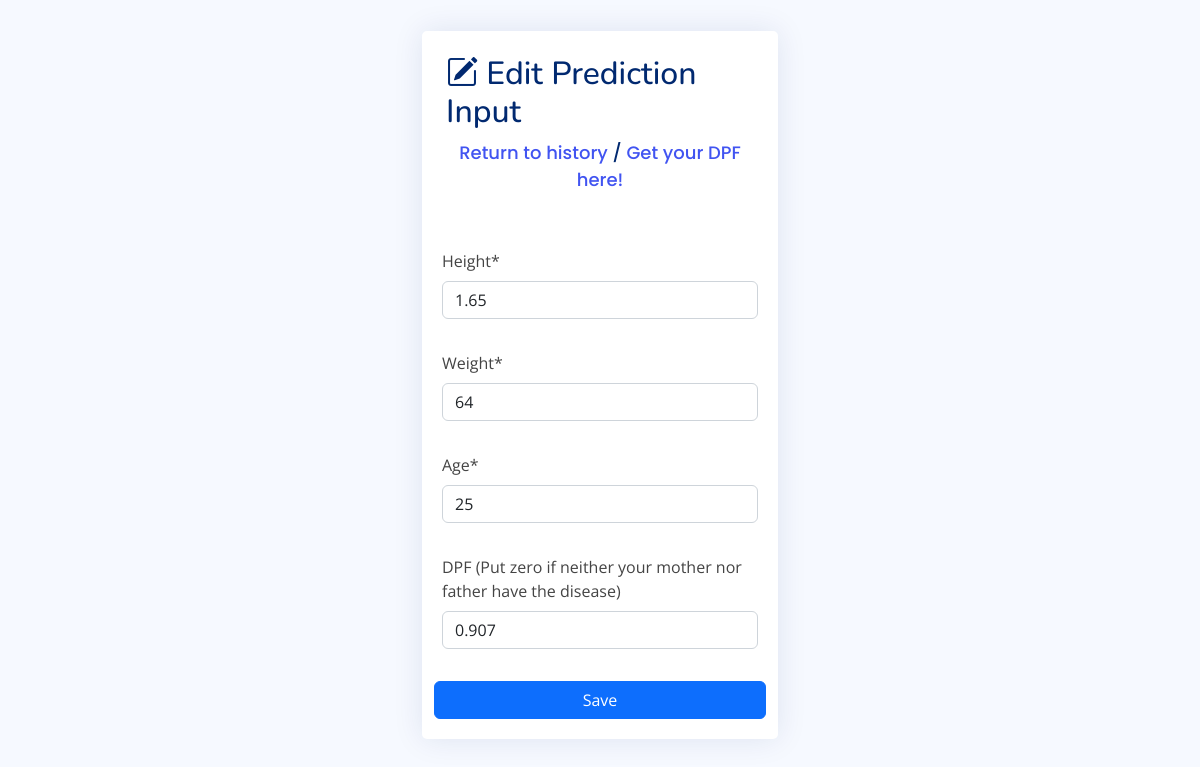
/history/predictions/3 (signed in), run on the app's committed database.
### dashboard/models.py (models this page shows, shortened)
class PredictionData(models.Model):
	author = models.ForeignKey(User, on_delete=models.CASCADE)
	height = models.FloatField(null=True)
	weight = models.PositiveIntegerField(null=True)
	age = models.PositiveIntegerField(null=True)
	date = models.DateTimeField(auto_now_add=True)
	dpf = models.FloatField(default=0)
	bmi = models.FloatField(blank=True)
	predictions = models.PositiveIntegerField(blank=True)

### dashboard/views.py (the view)
# urls.py: path('history/predictions/<int:pk>', views.predictionEdit, name='prediction-edit'),
@login_required
def predictionEdit(request, pk):
	predictionSingleInfo = PredictionData.objects.get(id=pk)
	if request.method == 'POST':
		form_prediction = EditPredictionDataForm(request.POST, instance=predictionSingleInfo)
		if form_prediction.is_valid():
			form_prediction.save()
			return redirect('dashboard-history')
	else:
		form_prediction = EditPredictionDataForm(instance=predictionSingleInfo)
	context = {
		'predictionSingleInfo': predictionSingleInfo,
		'form_prediction': form_prediction,
	}
	return render(request, 'dashboard/edit-prediction-history.html', context)

### dashboard/forms.py
class EditPredictionDataForm(forms.ModelForm):
	dpf = forms.CharField(label="DPF (Put zero if neither your mother nor father have the disease)", required=False)
	class Meta:
		model = PredictionData
		fields = ['height', 'weight', 'age', 'dpf']

### templates/dashboard/edit-prediction-history.html (shortened to what this page needs)
{% extends 'partials/baselogin.html' %}
{% load crispy_forms_tags %}
{% block content %}
<div class="container">
	<div class="row align-items-center justify-content-center" style="height:100vh;">
		<div class="col-md-4">
			<div class="card">
				<div class="card-title p-4">
					<h2><i class="bi bi-pencil-square"></i> Edit Prediction Input</h2>
					<div class="text-center">
						<a href="{% url 'dashboard-history' %}">Return to history</a> /
          				<a href="#" data-bs-toggle="modal" data-bs-target="#exampleModal">Get your DPF here!</a>
					</div>
				</div>
				<div class="card-body">
					<form class="row g-3 mt-2" method="POST">
						{{ form_prediction|crispy }}
            <input type="Submit" class="btn btn-primary" value="Save">
					</form>
				</div>
			</div>
		</div>
	</div>
</div>
{% endblock %}

### static/assets/css/style.css (style rules this page uses)
:root { scroll-behavior: smooth; }
body { font-family: "Open Sans", sans-serif; background: #f6f9ff; color: #444444; }
a { color: #4154f1; text-decoration: none; }
h1, h2, h3, h4, h5, h6 { font-family: "Nunito", sans-serif; }
.card { margin-bottom: 30px; border: none; border-radius: 5px; box-shadow: 0px 0 30px rgba(1, 41, 112, 0.1); }
.card-title { padding: 20px 0 15px 0; font-size: 18px; font-weight: 500; color: #012970; font-family: "Poppins", sans-serif; }
.card-body { padding: 0 20px 20px 20px; }

### data on the page
PredictionData: height "1.65", weight "64", age "25", dpf "0.907"
